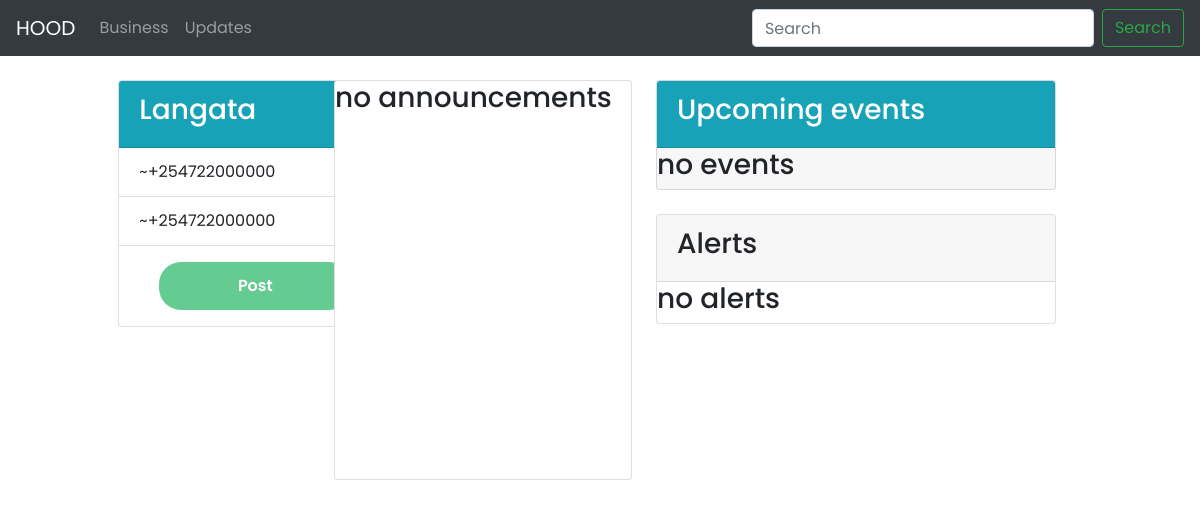
The app's page /updates/ (signed in), older data.
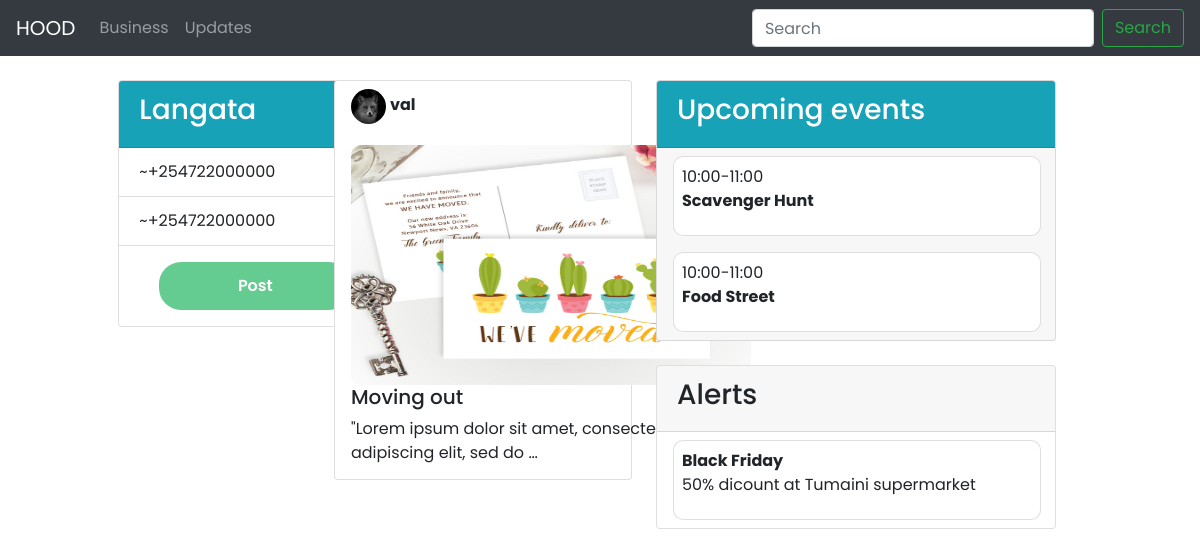
The same page, newer data.
### hoodapp/models.py (models this page shows, shortened)
class Neighbourhood(models.Model):
    name = models.CharField(max_length=255)
    location = models.ForeignKey(Location,on_delete=models.CASCADE,blank=True)
    occupants_count = models.IntegerField(default=0,blank=True,null=True)
    police_num = models.CharField(max_length=255,null=True,blank=True)
    hospital_num = models.CharField(max_length=255,null=True,blank=True)
    def __str__(self):
        return self.name

class Hood_update(models.Model):
    title = models.CharField(max_length=100)
    description = models.TextField(max_length=1000,null=False, blank=False)
    author = models.ForeignKey(User,on_delete=models.CASCADE,blank=True,null=True)
    neighbourhood = models.ForeignKey(Neighbourhood,on_delete=models.CASCADE,blank=True,null=True)
    category = models.ForeignKey(Category,on_delete=models.CASCADE,null=False,blank=False)
    image = models.ImageField(default='business.jpg',upload_to='bizimages', blank=True)

class Profile(models.Model):
    user = models.OneToOneField(User, on_delete=models.CASCADE)
    phone_number = models.IntegerField(null=True, blank=True)
    bio = models.TextField(max_length=1500,null=True,blank=True)
    avatar = models.ImageField(default='avatar.jpg',upload_to='profiles')
    neighbourhood = models.ForeignKey(Neighbourhood,on_delete=models.CASCADE,blank=True,null=True)
    location = models.ForeignKey(Location, on_delete=models.CASCADE, blank=True,null=True)

### hoodapp/views.py (the view, shortened to what this page needs)
# urls.py: path('updates/',views.Updates_view,name='updates'),
def Updates_view(request):
    if request.user.profile.neighbourhood is None:
        messages.warning(request, 'Please update Neighbourhood to view updates or business')
        return redirect('hood:profile')
    else:
        stories = Hood_update.objects.filter(category__category_name='Announcements',
            neighbourhood=request.user.profile.neighbourhood)
        alerts = Hood_update.objects.filter(category__category_name='Alerts',
            neighbourhood=request.user.profile.neighbourhood)
        events = Hood_update.objects.filter(category__category_name='Events',
        neighbourhood=request.user.profile.neighbourhood)
    neibdetails = Neighbourhood.objects.get(
            name=request.user.profile.neighbourhood)
    categories = Category.objects.all()
    context = {
        'stories': stories,
        'alerts': alerts,
        'events': events,
        'neibdetails': neibdetails,
        'categories': categories
        }
    return render(request, 'hood/updates.html',context)

### hoodapp/templates/hood/updates.html (shortened to what this page needs)
{% extends 'hood/layout.html' %}
{% block content%}
<div class="container-fluid" id="main">
  <div class="row px-1 py-4">
    <div class="col-md-1">
    </div>
    <div class="col-md-2">
      <div class="card" style="width: 18rem;">
        <div class="card-header bg-info">
          <h3 class="text-white w-bold">{{neibdetails.name}}</h3>
        </div>
        <ul class="list-group list-group-flush">
          <li class="list-group-item">~{{neibdetails.hospital_num}}</li>
          <li class="list-group-item">~{{neibdetails.police_num}}</li>
        </ul>
          <a href="" class="px-4 py-3" data-bs-toggle="modal" data-bs-target="#post">
            <button class="btn22" type="submit">
              Post</button>
          </a>
      </div>
     </div>
     <div class="col-md-3 card" id="cardstory">
      <div class="row">
        {% for story in stories %}
        <div>
         <div class="str">
          <div class="author d-flex py-2 px-3">
          <img class="authorimg" src="{{story.author.profile.avatar.url}}" alt="">
          <p class="px-1 py-1">
            <strong>{{story.author.username}}</strong>
          </p>
          </div>
         </div>
         <div class="storysec px-3">
          <img src="{{story.image.url}}" alt="" srcset="">
          <h5>{{story.title}}</h5>
          <p>{{story.description | truncatewords:10}}</p>
         </div>
        </div>
        {% empty %}
        <div>
          <h3>no announcements</h3>
        </div>
        {% endfor %}
      </div>
     </div>
     <div class="col-md-3 px-4">
      <div class="card" style="width: 25rem;background-color: #F7F7F7;">
        <div class="card-header bg-info">
          <h3 class="text-white w-bold">Upcoming events</h3>
        </div>
        {% for event in events %}
        <div class="events px-3 py-2">
          <div class="card" id="event">
            <div class="div px-2 py-2">
              <span>
                10:00-11:00
              </span>
              <p>
                <strong>{{event.description}}</strong>
              </p>
            </div>
          </div>
        </div>
        {% empty %}
        <div>
          <h3>no events</h3>
        </div>
        {% endfor %}
      </div>
        <div class="py-4">
        <div class="card" style="width: 25rem;">
          <div class="card-header">
          <h3>Alerts</h3>
          </div>
          {% for alert in alerts %}
          <div class="events px-3 py-2">
            <div class="card" id="event">
              <div class="div px-2 py-2">
                <span>
                  <strong>{{alert.title}}</strong>
                </span>
                <p>
                  {{alert.description | truncatewords:6}}
                </p>
              </div>
            </div>
          </div>
          {% empty %}
          <div>
            <h3>no alerts</h3>
          </div>
          {% endfor %}
        </div>
      </div>
     </div>
  </div>
</div>
{% endblock %}

### hoodapp/templates/hood/layout.html (shortened to what this page needs)
{% load static%}
{% load bootstrap5 %}
<!DOCTYPE html>
<html lang="en">
<head>
    <link rel="stylesheet" href="{% static 'hoodcss/style.css' %}?{% now "U" %}" type="text/css">
    <link href="https://cdnjs.cloudflare.com/ajax/libs/font-awesome/5.13.0/css/all.min.css" rel="stylesheet">
    <link rel="stylesheet" href="https://maxcdn.bootstrapcdn.com/bootstrap/4.5.2/css/bootstrap.min.css">
</head>
<body>
    <nav class="navbar navbar-expand-lg navbar navbar-dark bg-dark">
        <a class="navbar-brand" href="{% url 'hood:home' %}">HOOD</a>
        <div class="collapse navbar-collapse" id="navbarSupportedContent">
          <ul class="navbar-nav mr-auto">
            <li class="nav-item">
              <a class="nav-link" href="{% url 'hood:business' %}">Business</a>
            </li>
            <li class="nav-item">
              <a class="nav-link" href="{% url 'hood:updates' %}">Updates</a>
            </li>
          </ul>
          <form class="form-inline my-2 my-lg-0" method="get" action="{% url 'hood:search' %}">
            <input class="form-control mr-sm-2" type="search" name="search" id="search" placeholder="Search" aria-label="Search">
            <button class="btn btn-outline-success my-2 my-sm-0" type="submit">Search</button>
          </form>
        </div>
      </nav>
      {% block content %}
      {% endblock %}
</body>
</html>

### hoodapp/static/hoodcss/style.css (style rules this page uses)
* { margin: 0; padding: 0; box-sizing: border-box; font-family: 'Poppins', sans-serif; }
#cardstory { border: 10px 10px 10px 10px; margin-left: 2rem; height: 25rem; }
.authorimg { height: 35px; width: 35px; border-radius: 50%; }
.storysec img { width: 25rem; border-radius: 10px 10px 10px 10px; height: 15rem; }
#event { width: 23rem; height: 5rem; border-radius: 10px 10px 10px 10px; }
.btn22 { background-color: #64CC90; border: #64CC90; height: 3rem; width: 12rem; border-radius: 22px 22px 22px 22px; margin-left: 1rem; color: #ffffff; font-weight: 600; }

Row changes from the older to the newer data that the page shows:
added Hood_update: author.profile.avatar (placeholder picture), author.username "val", image (picture), title "Moving out", description "\"Lorem ipsum dolor sit amet, consectetur adipiscing elit, sed do …", shown under "Langata"
added Hood_update: description "Scavenger Hunt", shown under "Upcoming events"
added Hood_update: description "Food Street", shown under "Upcoming events"
added Hood_update: title "Black Friday", description "50% dicount at Tumaini supermarket", shown under "Alerts"
Text that changed along with them:
text no longer shown: "no announcements no events no alerts"
